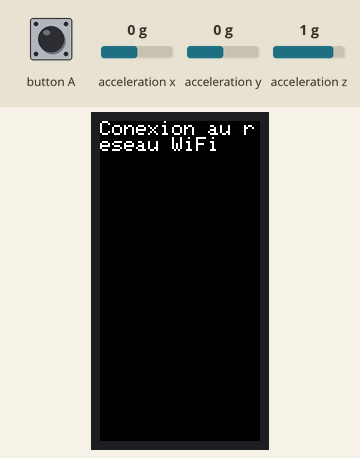
A sketch run on a simulated ESP32. Shown: 80×160 colour display. The test bench sets the inputs (shaded band); at power-on: acceleration x 0 g, acceleration y 0 g, acceleration z 1 g. WiFi joins after 1.5 s; servers stay silent unless stated.

Above: at 0.2 s.
At 1.7 s:
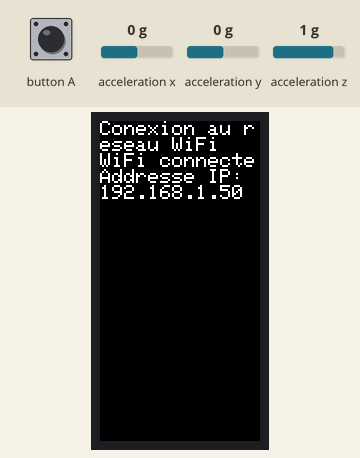

The sketch:

projet.ino
```cpp
#include <M5StickC.h>
#include <WiFi.h>
#include <WiFiMulti.h>
#include "ESP32_MailClient.h"
#include "credentials.h"

//---------//
//VARIABLES//
//---------//


//Accélérations
float accX = 0;
float accY = 0;
float accZ = 0;

float acc_seuil = 4; //Seuil de détection de la chute

//WIFI
WiFiMulti WiFiMulti;

char* wifi_ssid = WIFISSID; //Fichier credentials.h
char* wifi_password = WIFIPASS; //Fichier credentials.h

//EMAIL

#define GMAIL_SMTP_SEVER "smtp.gmail.com" //Serveur SMTP GMail
#define GMAIL_SMTP_PORT 465 //Port SMTP

SMTPData EmailData;


//---------//
//FONCTIONS//
//---------//


//Envoie un E-Mail à l'addresse "recipient" en provenence de l'addresse "sender"
String sendEmail(char *subject, char *sender, char *body, char *recipient, boolean htmlFormat) {
  EmailData.setLogin(GMAIL_SMTP_SEVER, GMAIL_SMTP_PORT, GMAIL_SMTP_USERNAME, GMAIL_SMTP_PASSWORD);
  EmailData.setSender(sender, GMAIL_SMTP_USERNAME);
  EmailData.setSubject(subject);
  EmailData.setMessage(body, htmlFormat);
  EmailData.addRecipient(recipient);
  if (!MailClient.sendMail(EmailData))
    return MailClient.smtpErrorReason();

  return "";
}


//-----//
//SETUP//
//-----//


void setup(void) {

  //Démarrage du M5
  M5.begin();

  //Communications avec l'ordinateur (debug)
  Serial.begin(115200);

  //Démarrage de l'accéléromètre du M5
  M5.MPU6886.Init();

  //Connexion au réseau WiFi
  WiFiMulti.addAP(wifi_ssid,wifi_password);
  M5.Lcd.print("Conexion au reseau WiFi ");
  while(WiFiMulti.run() != WL_CONNECTED) {
        M5.Lcd.print(".");
        delay(500);
  }
  M5.Lcd.println("");
  M5.Lcd.println("WiFi connecte");
  M5.Lcd.println("Addresse IP: ");
  M5.Lcd.println(WiFi.localIP());
  delay(500);
}


//----//
//LOOP//
//----//


void loop() {
  //Lit l'accélération
  M5.MPU6886.getAccelData(&accX,&accY,&accZ);

  //Debug valeurs
  /*
  Serial.print("X: ");
  Serial.print(accX);
  Serial.print(", Y: ");
  Serial.print(accY);
  Serial.print(", Z: ");
  Serial.println(accZ);
  */

  float norme_acc = sqrt(accX*accX + accY*accY + accZ*accZ); //Calcul de la norme du vecteur d'accélération

  if(norme_acc > acc_seuil) {
    //CHUTE
    M5.Lcd.fillScreen(RED);
  }


  //Détection appui bouton
  if (digitalRead(M5_BUTTON_HOME) == LOW) {
    //Envoie un E-Mail à soi-même sur l'adresse définie dans credentials.h
    sendEmail("Appui Bouton", GMAIL_SMTP_USERNAME, "Le bouton du M5StickC a été appuyé", GMAIL_SMTP_USERNAME, false);
  }

  delay(100);
}
```

credentials_example.h
```cpp
#define WIFISSID "SSID";
#define WIFIPASS "PASSWORD";

//Compte google utilisé pour envoyer des mails
#define GMAIL_SMTP_USERNAME "addresse.email@serveur.com"
#define GMAIL_SMTP_PASSWORD "mot_de_passe"

//Pour utiliser cette addresse, se rendre sur ce lien: https://myaccount.google.com/lesssecureapps?pli=1 et activer "Allow less secure apps"
```
